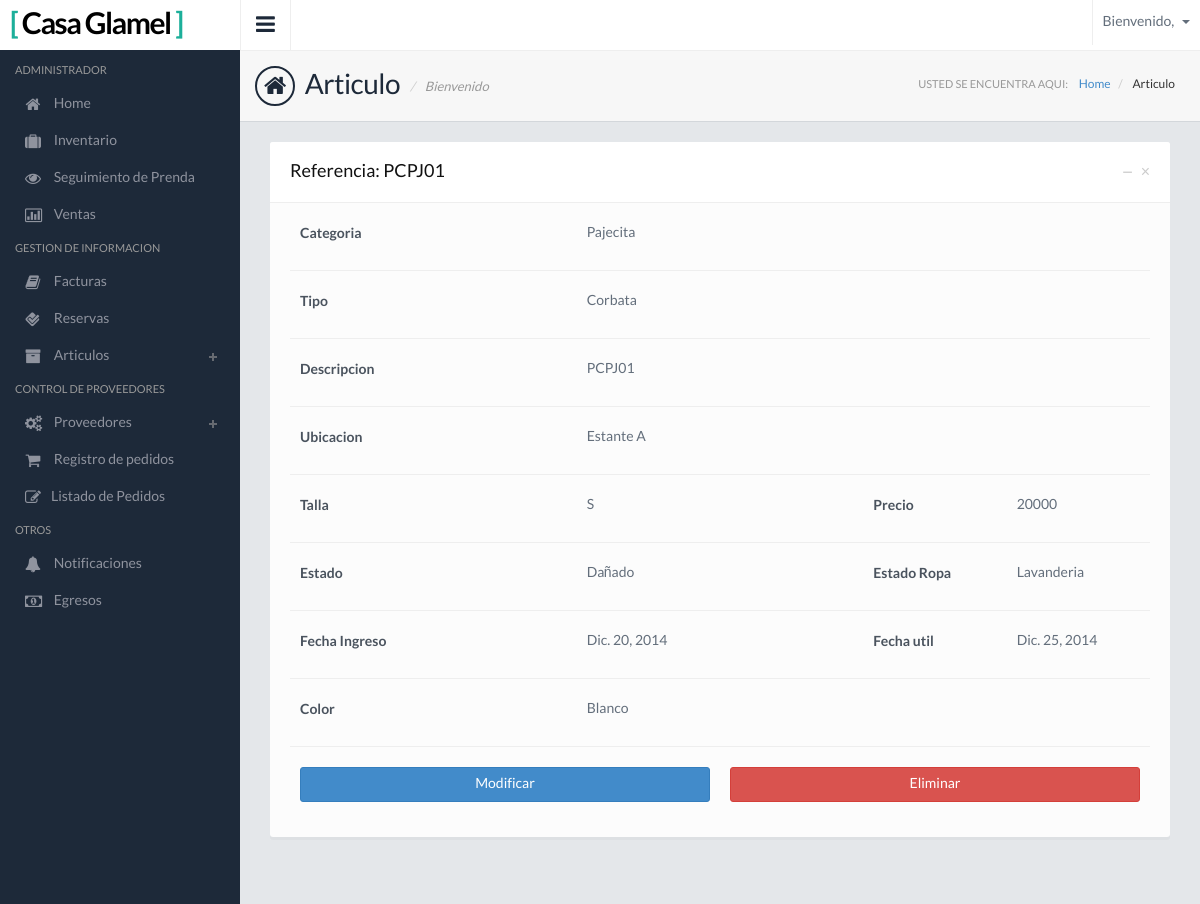
Screenshot of /Articulo-Detail/1/ with the database file from the repository.
### Apps/Inventario/models.py (models this page shows, shortened)
class Articulo(models.Model):
    categoria_idcategoria = models.ForeignKey(Categoria)
    nombre_tipo = models.ForeignKey(Tipo)
    nombre_estado = models.ForeignKey(Estado)
    nombre_estado_ropa = models.ForeignKey(Estado_Ropa)
    color = models.ForeignKey(Color)
    nuevo = models.BooleanField(default=False)
    referencia = models.CharField(max_length=45)
    descripcion = models.CharField(max_length=100)
    fechaingreso = models.DateField()
    fechautil = models.DateField()
    precio_original = models.IntegerField()
    precio = models.IntegerField()
    ubicacion = models.CharField(max_length=45)
    talla = models.ForeignKey(Talla)

class Categoria(models.Model):
    famila_idfamilia = models.ForeignKey(Familia)
    nombre = models.CharField(max_length=45)
    descripcion = models.CharField(max_length=100)
    visible = models.BooleanField(default=True)
    def __str__(self):
        return self.nombre

class Tipo(models.Model):
    nombre_tipo = models.CharField(max_length=50)
    def __str__(self):
        return self.nombre_tipo

class Talla (models.Model):
    talla = models.CharField(max_length=2)
    def __str__(self):
        return self.talla

class Estado(models.Model):
    nombre_estado = models.CharField(max_length=50)
    def __str__(self):
        return self.nombre_estado

class Estado_Ropa(models.Model):
    nombre_estado_ropa = models.CharField(max_length=50)
    def __str__(self):
        return self.nombre_estado_ropa

class Color(models.Model):
    color = models.CharField(max_length=50)
    def __str__(self):
        return self.color

### Apps/Inventario/views.py (the view)
# urls.py: url(r'^Articulo-Detail/(?P<pk>[0-9]+)/$', Articulo_Detail.as_view(), name='Articulo_Detail'),
class Articulo_Detail(LoginRequiredMixin,SuperuserRequiredMixin,DetailView):
    model = Articulo
    login_url = '/'
    context_object_name = 'articulo'
    template_name = u'ModuloAdmin/InventarioTemplate/Articulo/articulo_detail.html'

### templates/ModuloAdmin/InventarioTemplate/Articulo/articulo_detail.html (shortened to what this page needs)
{% extends "base.html" %}
{% load static from staticfiles %}
{% block page %} Articulo {% endblock %}
{% block page2 %} Articulo {% endblock %}
{% block contenido%}
        <div class="col-sm-12">
          <div class="panel">
            <div class="panel-heading">
              <div class="panel-btns">
                <a href="#" class="panel-close">&times;</a>
                <a href="#" class="minimize">&minus;</a>
              </div>
              <h3 class="panel-title">Referencia: {{ articulo.referencia }}</h3>
            </div>
            <div class="panel-body">
                <div class="form-group">
                  <label class="col-sm-4"><strong>Categoria</strong></label>
                  <div class="col-sm-8">
                        {{ articulo.categoria_idcategoria }}
                  </div>
                </div><hr>
                <div class="form-group">
                  <label class="col-sm-4"><strong>Tipo</strong></label>
                  <div class="col-sm-8">
                        {{ articulo.nombre_tipo }}
                  </div>
                </div><hr>
                <div class="form-group">
                  <label class="col-sm-4"><strong>Descripcion</strong></label>
                  <div class="col-sm-8">
                        {{ articulo.descripcion }}
                  </div>
                </div><hr>
                <div class="form-group">
                  <label class="col-sm-4"><strong>Ubicacion</strong></label>
                  <div class="col-sm-4">
                        {{ articulo.ubicacion }}
                  </div>
                </div><hr>
                <div class="form-group">
                  <label class="col-sm-4"><strong>Talla</strong></label>
                  <div class="col-sm-4">
                        {{ articulo.talla }}
                  </div>
                  <label class="col-sm-2"><strong>Precio</strong></label>
                  <div class="col-sm-2">
                        {{ articulo.precio }}
                  </div>
                </div><hr>
                <div class="form-group">
                  <label class="col-sm-4"><strong>Estado</strong></label>
                  <div class="col-sm-4">
                        {{ articulo.nombre_estado }}
                  </div>
                    <label class="col-sm-2"><strong>Estado Ropa</strong></label>
                  <div class="col-sm-2">
                        {{ articulo.nombre_estado_ropa }}
                  </div>
                </div><hr>
                <div class="form-group">
                  <label class="col-sm-4"><strong>Fecha Ingreso</strong></label>
                  <div class="col-sm-4">
                        {{ articulo.fechaingreso }}
                  </div>
                  <label class="col-sm-2"><strong>Fecha util</strong></label>
                  <div class="col-sm-2">
                        {{ articulo.fechautil }}
                  </div>
                </div><hr>
                <div class="form-group">
                  <label class="col-sm-4"><strong>Color</strong></label>
                  <div class="col-sm-4">
                        {{ articulo.color }}
                  </div>
                </div><hr>
                <div class="form-group">
                    <div class="col-sm-6">
                      <a href="{% url 'Inventario:Articulo_Modificar' articulo.pk %}" class="btn btn-primary btn-block">Modificar</a>
                    </div>
                    <div class="col-sm-6">
                      <a href="{% url 'Inventario:Articulo_Eliminar' articulo.pk %}" class="btn btn-danger btn-block">Eliminar</a>
                    </div>
                </div>
            </div>
          </div>
        </div>
{% endblock %}

### static/css/style.default.css (style rules this page uses)
body { background: #1d2939; font-family: 'LatoRegular', 'Lucida Grande', 'Lucida Sans Unicode', Helvetica, sans-serif !important; line-height: 21px; color: #636e7b; overflow: hidden; }
h1,h2,h3,h4,h5 { font-family: 'LatoRegular', 'Lucida Grande', 'Lucida Sans Unicode', Helvetica, sans-serif; }
strong { font-family: 'LatoBold'; font-weight: normal; }

### rows the page displays
Articulo: referencia "PCPJ01", categoria_idcategoria "Pajecita", nombre_tipo "Corbata", descripcion "PCPJ01", ubicacion "Estante A", talla "S", precio "20000", nombre_estado "Dañado", nombre_estado_ropa "Lavanderia", fechaingreso "Dic. 20, 2014", fechautil "Dic. 25, 2014", color "Blanco"
